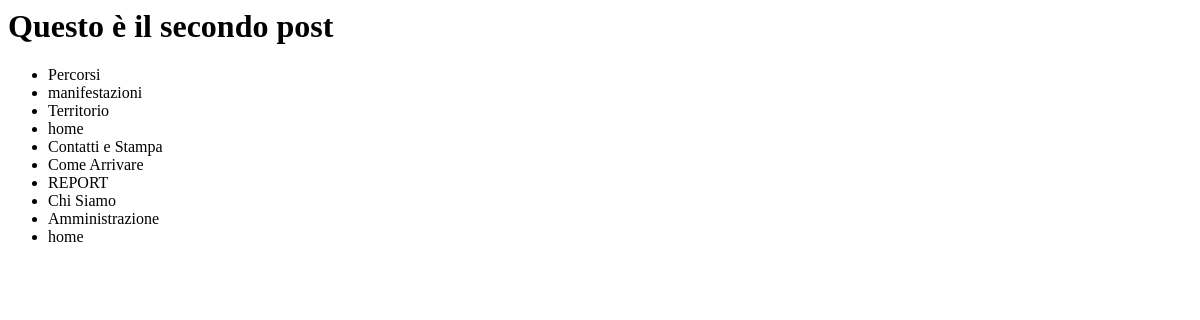
Before: /1/ with the older database file.
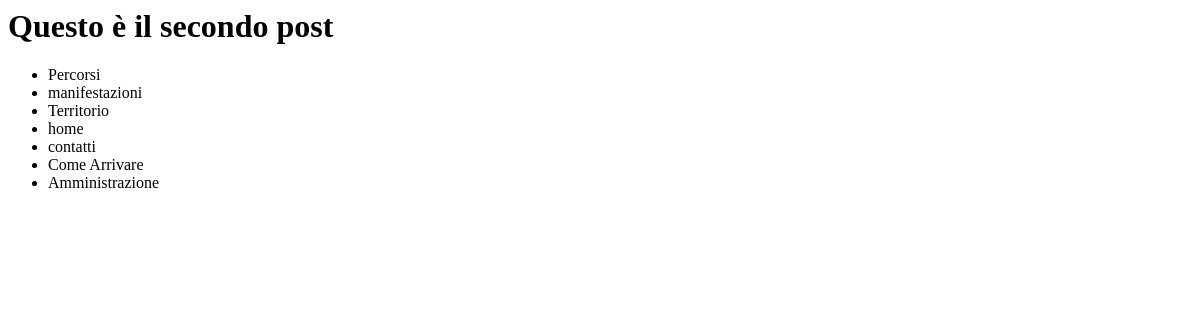
After: the same page with the newer database file.
### beb/models.py (models this page shows)
class Menuweb(models.Model):
    codice = models.CharField(max_length=20)
    radice = models.CharField(max_length=20)
    livello = models.IntegerField(default=0)
    titolo = models.CharField(max_length=64)
    descrizione = models.CharField(max_length=256)
    link = models.CharField(max_length=512)
    attivo = models.IntegerField(default=0)
    icon = models.CharField(max_length=255)
    workplace = models.IntegerField(default=0)
    param1 = models.CharField(max_length=255)
    ordine = models.IntegerField(default=0)

### beb/views.py (the view)
# urls.py: path("<int:author_id>/", views.detail, name="detail"),
def detail(request, author_id):
    entries = get_object_or_404(Entries, pk=author_id)
    menuweb = Menuweb.objects.filter(livello=2)[:]
    context = {"entries": entries, "menuweb": menuweb}
    return render(request, "beb/detail.html", context)

### beb/templates/beb/detail.html (shortened to what this page needs)
<h1>{{ entries.title }}</h1>
<ul>
{% for menuweb in menuweb.all %}
    <li>{{ menuweb.descrizione  }}</li>
{% endfor %}
</ul>

Changed rows visible on the page:
no longer on this page (row edited): Menuweb: descrizione "Contatti e Stampa"
no longer on this page (row edited): Menuweb: descrizione "REPORT"
no longer on this page (row edited): Menuweb: descrizione "Chi Siamo"
removed Menuweb: descrizione "home"
now on this page (row edited): Menuweb: descrizione "contatti"
